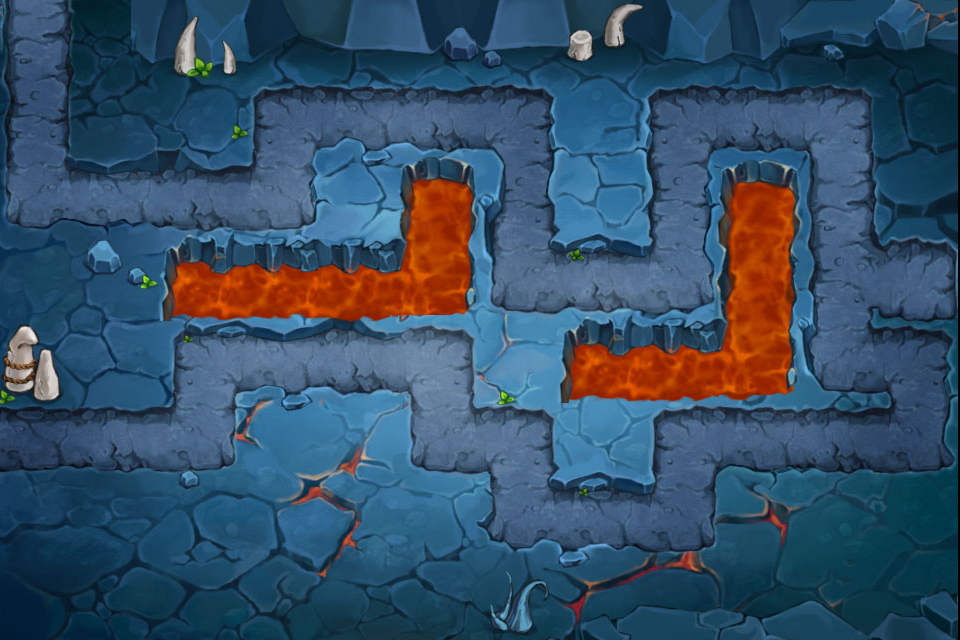

Tiled map render using the project's own tile images. Description and the map definition, with tile-layer contents summarised, below:
An orthogonal 12x8 tile map with 80x80 px tiles, 1 tile layer (Background) and 14 objects (4x board, tree2.png, skull.png, stone_6.png, crater.png, ...).

<map version="1.0" orientation="orthogonal" width="12" height="8" tilewidth="80" tileheight="80">
 <tileset firstgid="1" name="level2_6bg" tilewidth="80" tileheight="80">
  <tileoffset x="-2" y="0" />
  <image source="level2_6bg.jpg" width="960" height="640" />
  <tile id="0">
   <properties>
    <property name="tiletype" value="0" />
   </properties>
  </tile>
  <tile id="12">
   <properties>
    <property name="tiletype" value="0" />
   </properties>
  </tile>
  <tile id="13">
   <properties>
    <property name="tiletype" value="1" />
   </properties>
  </tile>
  <tile id="14">
   <properties>
    <property name="tiletype" value="1" />
   </properties>
  </tile>
  <tile id="15">
   <properties>
    <property name="tiletype" value="0" />
   </properties>
  </tile>
  <tile id="16">
   <properties>
    <property name="tiletype" value="0" />
   </properties>
  </tile>
  <tile id="17">
   <properties>
    <property name="tiletype" value="0" />
   </properties>
  </tile>
  <tile id="18">
   <properties>
    <property name="tiletype" value="0" />
   </properties>
  </tile>
  <tile id="19">
   <properties>
    <property name="tiletype" value="1" />
   </properties>
  </tile>
  <tile id="20">
   <properties>
    <property name="tiletype" value="0" />
   </properties>
  </tile>
  <tile id="21">
   <properties>
    <property name="tiletype" value="0" />
   </properties>
  </tile>
  <tile id="22">
   <properties>
    <property name="tiletype" value="0" />
   </properties>
  </tile>
  <tile id="23">
   <properties>
    <property name="tiletype" value="1" />
   </properties>
  </tile>
  <tile id="24">
   <properties>
    <property name="tiletype" value="0" />
   </properties>
  </tile>
  <tile id="25">
   <properties>
    <property name="tiletype" value="0" />
   </properties>
  </tile>
  <tile id="26">
   <properties>
    <property name="tiletype" value="0" />
   </properties>
  </tile>
  <tile id="27">
   <properties>
    <property name="tiletype" value="0" />
   </properties>
  </tile>
  <tile id="28">
   <properties>
    <property name="tiletype" value="1" />
   </properties>
  </tile>
  <tile id="29">
   <properties>
    <property name="tiletype" value="2" />
   </properties>
  </tile>
  <tile id="30">
   <properties>
    <property name="tiletype" value="0" />
   </properties>
  </tile>
  <tile id="31">
   <properties>
    <property name="tiletype" value="1" />
   </properties>
  </tile>
  <tile id="32">
   <properties>
    <property name="tiletype" value="0" />
   </properties>
  </tile>
  <tile id="33">
   <properties>
    <property name="tiletype" value="2" />
   </properties>
  </tile>
  <tile id="34">
   <properties>
    <property name="tiletype" value="0" />
   </properties>
  </tile>
  <tile id="35">
   <properties>
    <property name="tiletype" value="1" />
   </properties>
  </tile>
  <tile id="36">
   <properties>
    <property name="tiletype" value="1" />
   </properties>
  </tile>
  <tile id="38">
   <properties>
    <property name="tiletype" value="2" />
   </properties>
  </tile>
  <tile id="39">
   <properties>
    <property name="tiletype" value="2" />
   </properties>
  </tile>
  <tile id="40">
   <properties>
    <property name="tiletype" value="2" />
   </properties>
  </tile>
  <tile id="41">
   <properties>
    <property name="tiletype" value="2" />
   </properties>
  </tile>
  <tile id="42">
   <properties>
    <property name="tiletype" value="0" />
   </properties>
  </tile>
  <tile id="43">
   <properties>
    <property name="tiletype" value="0" />
   </properties>
  </tile>
  <tile id="44">
   <properties>
    <property name="tiletype" value="0" />
   </properties>
  </tile>
  <tile id="45">
   <properties>
    <property name="tiletype" value="2" />
   </properties>
  </tile>
  <tile id="46">
   <properties>
    <property name="tiletype" value="0" />
   </properties>
  </tile>
  <tile id="50">
   <properties>
    <property name="tiletype" value="0" />
   </properties>
  </tile>
  <tile id="51">
   <properties>
    <property name="tiletype" value="0" />
   </properties>
  </tile>
  <tile id="52">
   <properties>
    <property name="tiletype" value="0" />
   </properties>
  </tile>
  <tile id="53">
   <properties>
    <property name="tiletype" value="0" />
   </properties>
  </tile>
  <tile id="55">
   <properties>
    <property name="tiletype" value="2" />
   </properties>
  </tile>
  <tile id="56">
   <properties>
    <property name="tiletype" value="2" />
   </properties>
  </tile>
  <tile id="57">
   <properties>
    <property name="tiletype" value="2" />
   </properties>
  </tile>
  <tile id="58">
   <properties>
    <property name="tiletype" value="0" />
   </properties>
  </tile>
  <tile id="59">
   <properties>
    <property name="tiletype" value="0" />
   </properties>
  </tile>
  <tile id="61">
   <properties>
    <property name="tiletype" value="0" />
   </properties>
  </tile>
  <tile id="62">
   <properties>
    <property name="tiletype" value="0" />
   </properties>
  </tile>
  <tile id="64">
   <properties>
    <property name="tiletype" value="1" />
   </properties>
  </tile>
  <tile id="65">
   <properties>
    <property name="tiletype" value="0" />
   </properties>
  </tile>
  <tile id="66">
   <properties>
    <property name="tiletype" value="0" />
   </properties>
  </tile>
  <tile id="67">
   <properties>
    <property name="tiletype" value="1" />
   </properties>
  </tile>
  <tile id="68">
   <properties>
    <property name="tiletype" value="0" />
   </properties>
  </tile>
  <tile id="69">
   <properties>
    <property name="tiletype" value="0" />
   </properties>
  </tile>
  <tile id="70">
   <properties>
    <property name="tiletype" value="0" />
   </properties>
  </tile>
  <tile id="71">
   <properties>
    <property name="tiletype" value="0" />
   </properties>
  </tile>
  <tile id="73">
   <properties>
    <property name="tiletype" value="1" />
   </properties>
  </tile>
  <tile id="74">
   <properties>
    <property name="tiletype" value="1" />
   </properties>
  </tile>
  <tile id="77">
   <properties>
    <property name="tiletype" value="1" />
   </properties>
  </tile>
  <tile id="78">
   <properties>
    <property name="tiletype" value="0" />
   </properties>
  </tile>
  <tile id="79">
   <properties>
    <property name="tiletype" value="0" />
   </properties>
  </tile>
  <tile id="80">
   <properties>
    <property name="tiletype" value="0" />
   </properties>
  </tile>
  <tile id="81">
   <properties>
    <property name="tiletype" value="1" />
   </properties>
  </tile>
  <tile id="82">
   <properties>
    <property name="tiletype" value="1" />
   </properties>
  </tile>
  <tile id="83">
   <properties>
    <property name="tiletype" value="1" />
   </properties>
  </tile>
 </tileset>
 <layer name="Background" width="12" height="8">
  <data>[96 cells, 96 non-empty, 96 distinct tile ids]</data>
 </layer>
 <objectgroup name="Objects" width="12" height="8">
  <object name="board" x="260" y="305" />
  <object name="board" x="339" y="305" />
  <object name="board" x="745" y="302" />
  <object name="board" x="664" y="379" />
  <object name="tree2.png" x="287" y="461" />
  <object name="skull.png" x="354" y="497" />
  <object name="stone_6.png" x="300" y="532" />
  <object name="crater.png" x="102" y="376" />
  <object name="hero" x="499" y="378" />
  <object name="tree1.png" x="428" y="631" />
  <object name="flank_hole_up.png" x="19" y="532" />
  <object name="cratergress1.png" x="309" y="291" />
  <object name="cratergress2.png" x="676" y="368" />
  <object name="shuitan.png" x="142" y="700" />
 </objectgroup>
</map>
